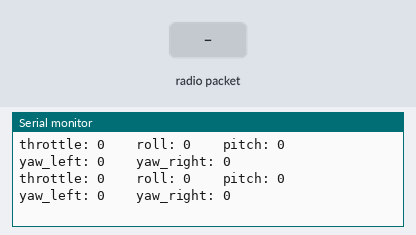
A sketch run on a simulated Arduino Uno, built with avr-gcc and run on an emulated ATmega328P. Shown: the last lines printed to the serial monitor. The inputs (shaded band) are chosen by the test bench. No radio packets arrive unless stated.

Above: at 1.2 s.
1.3 s: radio packet "5" arrives
At 1.47 s:
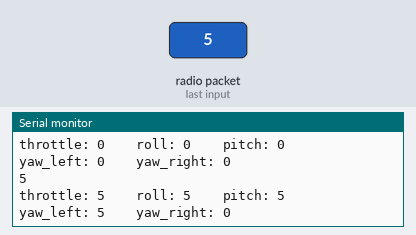
4.3 s: radio packet "90" arrives
At 4.47 s:
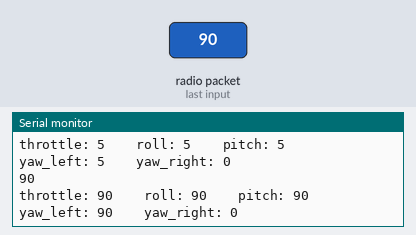
7.3 s: radio packet "200" arrives
At 7.5 s:
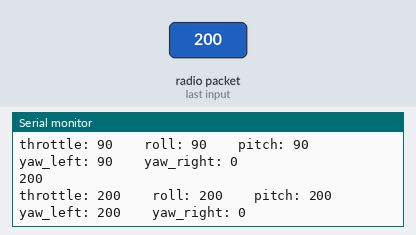
10.3 s: radio packet "200" arrives
13.3 s: radio packet "5" arrives
At 13.44 s:
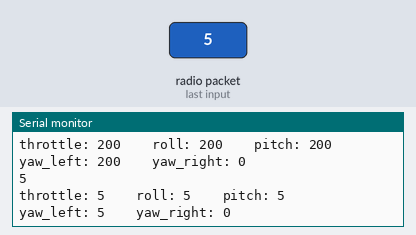
16.3 s: radio packet "90" arrives
At 16.51 s:
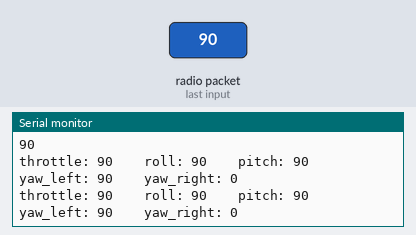
Timing chart, 0 to 19.3 s (numbered marks = the images above; inputs shaded):
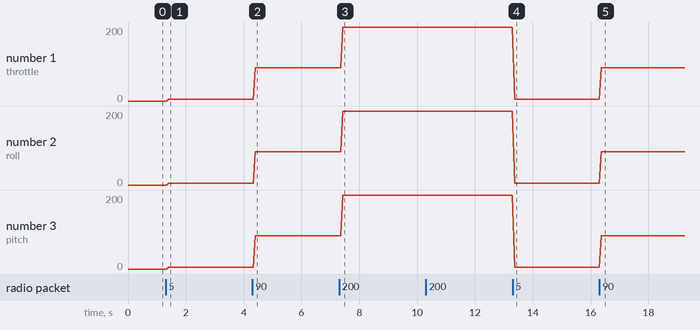

The sketch:

RF_Receiver_without_secured_edit_yaw.ino
```cpp
//https://rasino.tistory.com/255
#include <SPI.h>
#include <nRF24L01.h>
#include <RF24.h>
RF24 radio(7, 8); // SPI통신을 위한 (CE, CSN) 핀 선언
const byte address[6] = "00001"; // 송신기와 수신기가 동일한 값으로 주소 설정함(5자리)
int throttle;
int roll;
int pitch;
int yaw_left;
int yaw_right;


void ParshingRead(){
//THROTTLE, throttle

int throttle_start, throttle_end;
int roll_start, roll_end;
int pitch_start, pitch_end;
int yaw_start, yaw_end;
char text[32];

  if(radio.available()){
    radio.read(&text, sizeof(text));
    String data= text;
    Serial.println(text);
    pitch_start = data.indexOf(" ")+1;
    pitch_end = data.indexOf(" ", pitch_start+1);

    roll_start = data.indexOf(" ", pitch_end)+1;
    roll_end = data.indexOf(" ", roll_start+1);

    throttle_start = data.indexOf(" ", roll_end)+1;
    throttle_end = data.indexOf(" ", throttle_start+1);

    yaw_start = data.indexOf(" ", throttle_end)+1;
    yaw_end = data.indexOf(" ", yaw_end+1);

    throttle = data.substring(throttle_start, throttle_end).toInt();
    roll = data.substring(roll_start, roll_end).toInt();
    pitch = data.substring(pitch_start, pitch_end).toInt();
    yaw_left = data.substring(yaw_start, yaw_end).toInt();
    }
}

void setup() {
  Serial.begin(9600);
  radio.begin();
  radio.openReadingPipe(0, address); // 데이터를 받을 송신기 주소를 설정
  radio.setPALevel(RF24_PA_HIGH); // 송신거리에 따른, 전원공급 파워레벨 설정
                                 //(최소) RF24_PA_MIN → RF24_PA_LOW → RF24_PA_HIGH → RF24_PA_MAX (최대) 설정가능
                                  //송신이 약하다고 판단될 경우 nRF24모듈의 GND와 3.3V 단자에 전해콘덴서(10uF이상:+를3.3V연결)사용권장
  radio.startListening(); // 모듈을 수신기(상태)로 설정
}

void loop() {
  ParshingRead();
  Serial.print("throttle: ");
  Serial.print(throttle);
  Serial.print("    roll: ");
  Serial.print(roll);
  Serial.print("    pitch: ");
  Serial.print(pitch);
  Serial.print("    yaw_left: ");
  Serial.print(yaw_left);
  Serial.print("    yaw_right: ");
  Serial.println(yaw_right);
}
```

Measured:
- after the input at 1.3 s, the serial monitor: prints a new line after 0.10 s (image 1)
- after the input at 4.3 s, the serial monitor: prints a new line after 0.10 s (image 2)
- after the input at 7.3 s, the serial monitor: prints a new line after 0.13 s (image 3)
- after the input at 13.3 s, the serial monitor: prints a new line after 0.07 s (image 4)
- after the input at 16.3 s, the serial monitor: prints a new line after 0.07 s (image 5)
- plotted number 1: 0 → 5 after the input at 1.3 s, 5 → 90 after the input at 4.3 s, 90 → 200 after the input at 7.3 s, 200 → 5 after the input at 13.3 s, 5 → 90 after the input at 16.3 s
- plotted number 2: 0 → 5 after the input at 1.3 s, 5 → 90 after the input at 4.3 s, 90 → 200 after the input at 7.3 s, 200 → 5 after the input at 13.3 s, 5 → 90 after the input at 16.3 s
- plotted number 3: 0 → 5 after the input at 1.3 s, 5 → 90 after the input at 4.3 s, 90 → 200 after the input at 7.3 s, 200 → 5 after the input at 13.3 s, 5 → 90 after the input at 16.3 s
